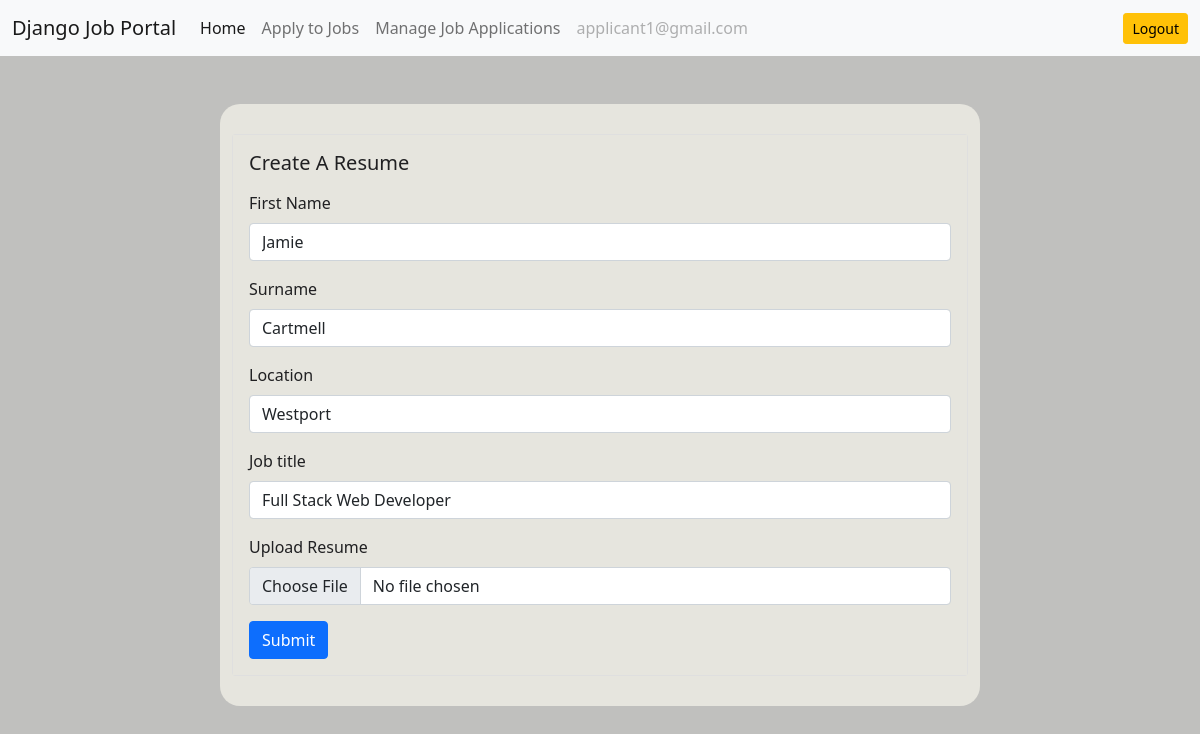
/resume/update-resume/ (signed in), run on the app's committed database.
### users/models.py (models this page shows)
class User(AbstractUser):
    email = models.EmailField(unique=True)
    is_recruiter = models.BooleanField(default=False)
    is_applicant = models.BooleanField(default=False)
    has_resume = models.BooleanField(default=False)
    has_company = models.BooleanField(default=False)

### resume/models.py (models this page shows, shortened)
class Resume(models.Model):
    user = models.OneToOneField(User, on_delete=models.CASCADE)
    first_name = models.CharField(max_length=100, null=True, blank=True)
    surname = models.CharField(max_length=100, null=True, blank=True)
    location = models.CharField(max_length=100, null=True, blank=True)
    job_title = models.CharField(max_length=100, null=True, blank=True)
    upload_resume = models.FileField(upload_to="resume", null=True, blank=True)

### resume/views.py (the view)
# urls.py: path("update-resume/", views.update_resume, name="update-resume"),
def update_resume(request):
    if request.user.is_applicant:
        resume = Resume.objects.get(user=request.user)
        if request.method == 'POST':
            form = UpdateResumeForm(request.POST, request.FILES, instance=resume)
            if form.is_valid():
                var = form.save(commit=False)
                user = User.objects.get(pk=request.user.id)
                user.has_resume = True
                user.save()
                var.save()
                messages.info(request, 'Your resume info has been updated.')
                return redirect('dashboard')
            else:
                messages.warning(request, 'Something went wrong')
        else:
            form = UpdateResumeForm(instance=resume)
            context = {'form':form}
            return render(request, 'resume/update_resume.html', context)
    else:
        messages.warning(request, 'Permission denied')
        return redirect('dashboard')

### resume/form.py
class UpdateResumeForm(forms.ModelForm):
    class Meta:
        model = Resume
        exclude = ("user",)

### templates/resume/update_resume.html (shortened to what this page needs)
{% extends 'base.html' %}
{% load static %}
{% load widget_tweaks %}
{% block content %}
<div class="row justify-content-center">
    <div class="col-md-8 resume-panel">
        <div class="card ">
            <div class="card-body resume-form">
                <h5 class="card-title mb-3 resume-form">Create A Resume</h5>
                <form class="resume-form" method="POST" enctype="multipart/form-data">
                    <div class="mb-3">
                        <label for="exampleInputEmail1" class="form-label">First Name</label>
                        {% render_field form.first_name class="form-control" %}
                    </div>
                    <div class="mb-3">
                        <label for="exampleInputEmail1" class="form-label">Surname</label>
                        {% render_field form.surname class="form-control" %}
                    </div>
                    <div class="mb-3">
                        <label for="exampleInputEmail1" class="form-label">Location</label>
                        {% render_field form.location class="form-control" %}
                    </div>
                    <div class="mb-3">
                        <label for="exampleInputEmail1" class="form-label">Job title</label>
                        {% render_field form.job_title class="form-control" %}
                    </div>
                    <div class="mb-3">
                        <label for="exampleInputEmail1" class="form-label">Upload Resume</label>
                        {% render_field form.upload_resume class="form-control" %}
                    </div>
                    <button type="submit" class="btn btn-primary">Submit</button>
                </form>
            </div>
        </div>
    </div>
</div>
{% endblock content %}

### templates/base.html (shortened to what this page needs)
<!DOCTYPE html>
{% load static %}
<html lang="en">
<head>
    <link rel="stylesheet" type="text/css" href="{% static 'styles/styles.css' %}" />
    <link href="https://cdn.jsdelivr.net/npm/bootstrap@5.0.2/dist/css/bootstrap.min.css" rel="stylesheet"
 />
</head>
<body class="background">
    <nav class="navbar navbar-expand-lg navbar-light bg-light">
        <div class="container-fluid">
            <a class="navbar-brand" href="{% url 'home' %}">Django Job Portal</a>
            <div class="collapse navbar-collapse" id="navbarSupportedContent">
                {% if request.user.is_authenticated %} {% if request.user.is_applicant%}
                <ul class="navbar-nav me-auto mb-2 mb-lg-0">
                    <li class="nav-item">
                        <a class="nav-link active" aria-current="page" href="{% url 'dashboard'%}">Home</a>
                    </li>
                    {% if request.user.has_resume %}
                    <li class="nav-item">
                        <a class="nav-link" href="{% url 'job-listing' %}">Apply to Jobs</a>
                    </li>
                    <li class="nav-item">
                        <a class="nav-link" aria-current="page" href="{% url 'applied-jobs' %}">Manage Job
                            Applications</a>
                    </li>
                    {% else %}
                    <li class="nav-item">
                        <a class="nav-link" href="{% url 'update-resume' %}">Create Resume</a>
                    </li>
                    {% endif %}
                    <li class="nav-item">
                        <a class="nav-link disabled" href="#" tabindex="-1"
                            aria-disabled="true">{{request.user.email}}</a>
                    </li>
                </ul>
                <a href="{% url 'logout' %}" class="btn btn-warning btn-sm">Logout</a>
                {% endif %} {% endif %}
            </div>
        </div>
    </nav>
    <div class="container mt-5">
         {% block content %} {% endblock content %}
    </div>
</body>
</html>

### static/styles/styles.css (style rules this page uses)
:root { --color-main: #179bcf; --color-main-light: #c68535; --color-dark: #3D424A; --color-dark-medium: #c0c0be; --color-dark-light: #E6E5DE; --color-light: #F1916D; --color-text: #202022; --test-colour: #fcfcfc; }
.background { color: var(--color-text); background-color: var(--color-dark-medium); }
.resume-panel { border-radius: 20px; background-color: var(--color-dark-light); padding: 30px; }
.resume-form { background-color: var(--color-dark-light); }

### data on the page
User: user.email "applicant1@gmail.com"
Resume: first_name "Jamie", surname "Cartmell", location "Westport", job_title "Full Stack Web Developer"
